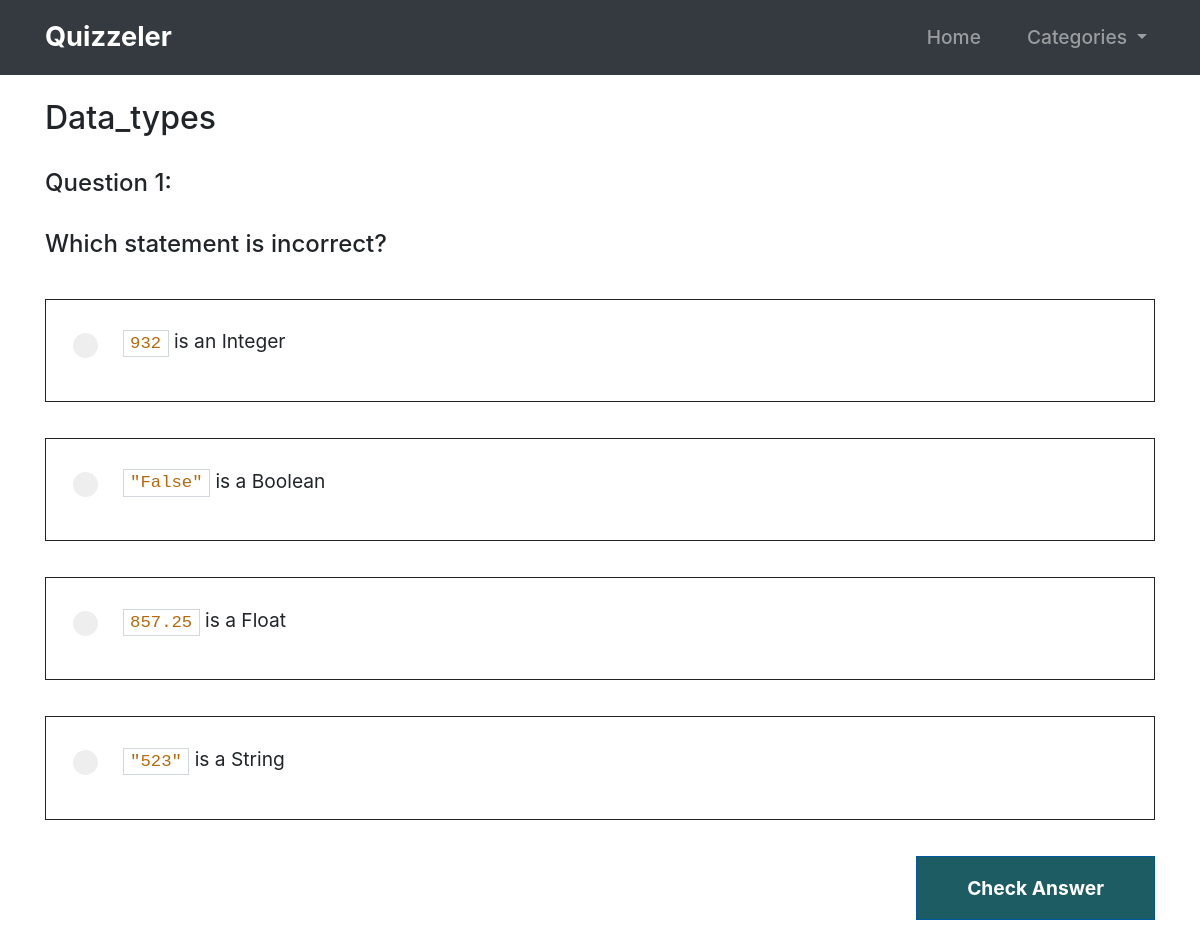
Screenshot of /quiz/Data_types with the database file from the repository.
### quizbrain/models.py (models this page shows, shortened)
class Quiz(models.Model):
    category = models.CharField(max_length=250)
    question = models.CharField(max_length=1000)
    code_in_question = models.CharField(max_length=800, blank=True, null=True)
    choice_1 = models.CharField(max_length=1000)
    choice_2 = models.CharField(max_length=1000)
    choice_3 = models.CharField(max_length=1000)
    choice_4 = models.CharField(max_length=1000, blank=True, null=True)
    choice_5 = models.CharField(max_length=1000, blank=True, null=True)
    choice_6 = models.CharField(max_length=1000, blank=True, null=True)
    right_feedback = models.CharField(max_length=1000)
    wrong_feedback = models.CharField(max_length=1000)
    answer = models.CharField(max_length=1000)

### quizbrain/views.py (the view, shortened to what this page needs)
# urls.py: path("quiz/<str:category>", views.quiz, name="quiz"),
def quiz(request, category):
    global question_index
    global show_next
    question, end_of_quiz = None, False
    all_category = models.Quiz.objects.values_list('category', flat=True)
    category_cleaned = list(dict.fromkeys(all_category))
    print(category)
    question_list = models.Quiz.objects.filter(category=category).order_by('pk').all()
    total_question = len(question_list)
    if question_index < total_question:
        show_next = False
        question = question_list[question_index]
    elif total_question == question_index:
        question_index = 0
        question = question_list[question_index]
        end_of_quiz = True
    context = {
        "question": question,
        "question_no": question_index + 1,
        "choice_list": {"choice_a": question.choice_1,
                        "choice_b": question.choice_2,
                        "choice_c": question.choice_3,
                        "choice_d": question.choice_4,
                        "choice_e": question.choice_5,
                        "choice_f": question.choice_6,},
        "end_of_quiz": end_of_quiz,
        "show_next": show_next,
        "category": category_cleaned
    }
    return render(request, "quizbrain/quiz.html", context=context)

### quizbrain/templates/quizbrain/quiz.html (shortened to what this page needs)
{% extends 'base.html' %}
{% load static %}
{% block content %}
<div class="container">
    <br>
    <h2>{{ question.category }}</h2><br>
{% if end_of_quiz %}
    <h2>You have reached the end of the quiz, welldone you did it great</h2>
    <a name="home-button" href="{% url 'quizbrain:home_page' %}">To the Home</a>
{% else %}
    <h4>Question {{ question_no }}:</h4><br>
    {% autoescape off %}
    <h4>{{ question.question }}</h4>
    {% endautoescape %}<br>
<form class="form-group" method="post" action="{% url 'quizbrain:quiz' category=question.category %}">
    {% if show_next %}
    {% for key, value in choice_list.items %}
        {% if question.answer == value %}
        <label class="form-check-label label-container" for='{{ key }}'>
        <div class="choice-field">
        <div class="row">
        <input class="form-check-input" type="radio" id='{{ key }}' name="multichoice" checked>
            <span class="checkmark"></span>
            <span class="space">
            {% autoescape off %}
            {{ value }}
            {% endautoescape %}
            </span>
            </div>
        </div>
        </label><br>
        {% elif value != None %}
        <label class="form-check-label label-container" for='{{ key }}'>
        <div class="choice-field">
            <div class="row">
        <input class="form-check-input" type="radio" id='{{ key }}' name="multichoice" disabled>
        <span class="checkmark"></span>
        <span class="space">
        {% autoescape off %}
            {{ value }}
        {% endautoescape %}
            </span>
            </div>
        </div>
        </label>
    <br>
        {% endif %}
    {% endfor %}
    <input type="hidden" name="question_category" value="{{ question.category }}">
    <input type="hidden" name="move_on" value="move_on">
    <p align="right"><button class="btn btn-lg btn-secondary" type="submit" name="next-btn">Next</button></p>
    {% else%}
    {% for key, value in choice_list.items %}
    {% if value != None %}
    <label class="form-check-label label-container" for='{{ key }}'>
    <div class="choice-field">
        <div class="row">
        <span class="checkmark"></span>
        <span class="space">
        {% autoescape off %}
            {{ value }}
        {% endautoescape %}
            </span>
        </div>
    </div>
    </label>
    <br>
    {% endif %}
    {% endfor %}
    <p align="right"><button class="btn btn-lg btn-secondary" type="submit" name="check-btn">Check Answer</button></p>
    {% endif %}
</form>
{% endif %}
</div>
<br><br>
{% endblock %}

### static/styles/styles.css (style rules this page uses)
.choice-field { border: solid 0.8px; padding: 1.73rem; width: 100%; }
code { background-color: #fff; border: 1px solid #d1d7dc; color: #b4690e; font-size: 90%; padding: 0.2rem 0.4rem; }
code, samp, kbd, pre { font-family: sfmono-regular,Consolas,liberation mono,Menlo,Courier,monospace; }
.label-container { display: block; position: relative; margin-bottom: 12px; cursor: pointer; font-size: 1.2rem; -webkit-user-select: none; -moz-user-select: none; -ms-user-select: none; user-select: none; }
.checkmark { position: absolute; top: 34px; left: 27.5px; height: 25px; width: 25px; background-color: #eee; border-radius: 50%; }
.checkmark:after { content: ""; position: absolute; display: none; }
.label-container .checkmark:after { top: 9px; left: 9px; width: 8px; height: 8px; border-radius: 50%; background: white; }
.space { position: relative; left: 4rem; margin-right:0.4rem }
.btn { -webkit-border-radius: 0; -moz-border-radius: 0; border-radius: 0; color: #FFFFFF; font-size: 1.2rem; font-weight: 700; padding: 17px 50px; background-color: #1D5C63; border: solid #0059A0 1px; text-decoration: none; display: inline-block; cursor: pointer; text-align: center; }

### rows the page displays
Quiz: category "Data_types", question "Which statement is incorrect?", choice_list "932 is an Integer" "\"False\" is a Boolean" "857.25 is a Float" "\"523\" is a String"

### other values shown
{{ question_no }} "1"
